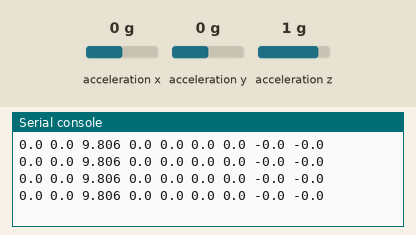
A program run on a simulated Circuit Playground running CircuitPython. Parts: the last lines printed to the serial console. The inputs (shaded band) are chosen by the test bench; at power-on: acceleration x 0 g, acceleration y 0 g, acceleration z 1 g.

Above: at 1.2 s.
1.3 s: acceleration x set to -1.4 g
At 1.71 s:
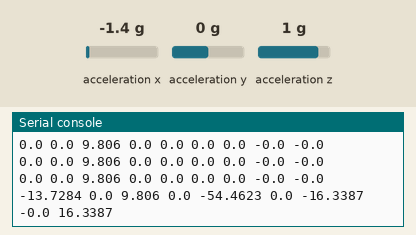
2.8 s: acceleration y set to -1.4 g
At 2.92 s:
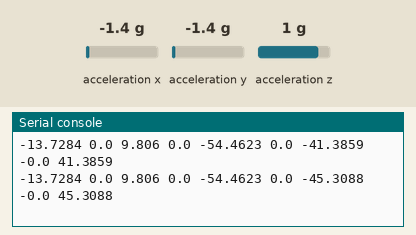
4.3 s: acceleration z set to -1.4 g
At 4.42 s:
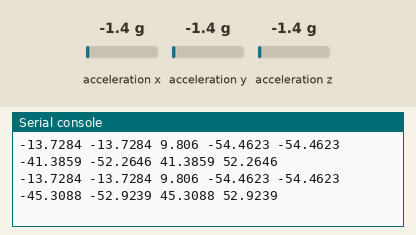
Timing chart, 0 to 7.3 s (numbered marks = the images above; inputs shaded):
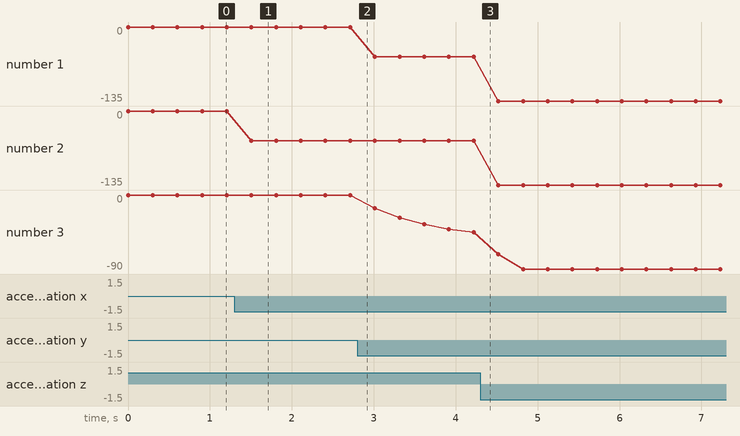

Measured:
- after the input at 1.3 s, the serial console: prints a new line after 0.21 s (image 1)
- plotted number 1: -54.46 → -135 after the input at 4.3 s
- plotted number 2: 0 → -54.46 after the input at 1.3 s, -54.46 → -135 after the input at 4.3 s
- plotted number 3: -45.31 → -90 after the input at 4.3 s

The program:

TVCaccelrevise.py
```python
import time
from adafruit_circuitplayground.bluefruit import cpb
import math


yaw_f = 0
pitch_f = 0
s = 0.3

while True:
    x,y,z = cpb.acceleration
    yaw = math.atan2(y,z)*180/math.pi
    pitch = math.atan2(x,z)*180/math.pi
    yaw_f = (1-s)*yaw_f+s*yaw
    pitch_f = (1-s)*pitch_f+s*pitch
    if pitch_f > 90:
        pitch_f = 90
    if pitch_f < -90:
        pitch_f = -90
    if yaw_f > 90:
        yaw_f = 90
    if yaw_f < -90:
        yaw_f = -90
    yaw_servo = - yaw_f
    pitch_servo = - pitch_f
    print(x,y,z,yaw, pitch, yaw_f, pitch_f, yaw_servo,pitch_servo)
    time.sleep(.3)
```
